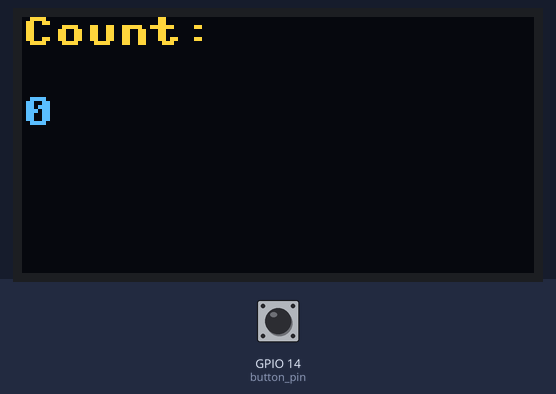
The program below on a simulated ESP32 board running MicroPython. On the bench: 128×64 one-colour display. The inputs (shaded band) are chosen by the test bench; at power-on: GPIO 14 (button_pin) HIGH. The OLED is the two-colour kind (top 16 rows yellow); library files of the repository ran but are not shown: sh1106.py; what the program prints to the serial console is not drawn.

Above: at 1.2 s.
1.3 s: GPIO 14 (button_pin) pulled LOW for 0.15 s
At 2.5 s:
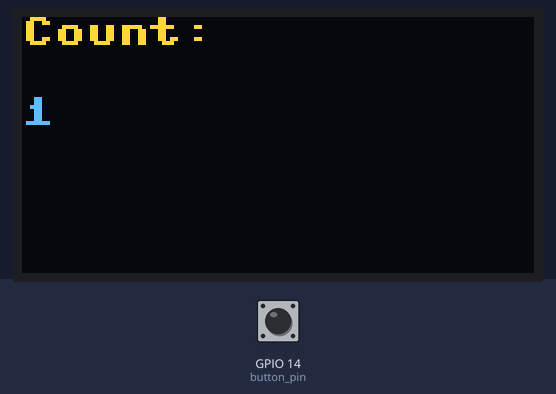
2.9 s: GPIO 14 (button_pin) pulled LOW for 1 s
At 3.7 s:
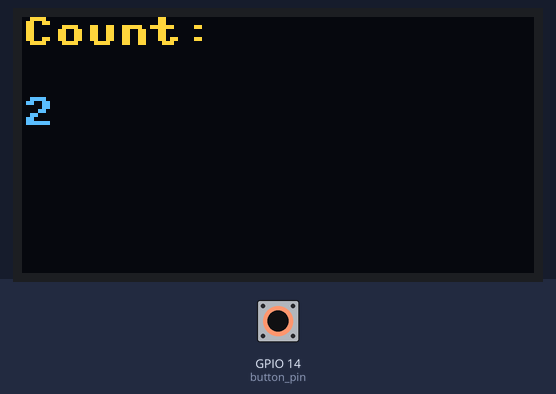
5.4 s: GPIO 14 (button_pin) pulled LOW for 0.15 s
7.0 s: GPIO 14 (button_pin) pulled LOW for 1 s
At 8.1 s:
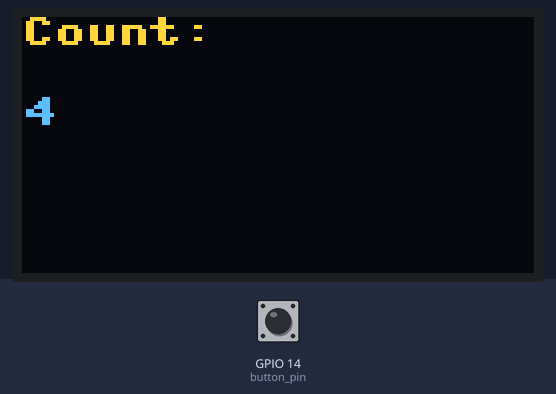
Timing chart, 0 to 10.0 s (numbered marks = the images above; inputs shaded):
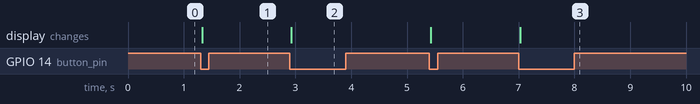

Measured:
- after the input at 1.3 s, the display: changes at once (image 1)
- after the input at 2.9 s, the display: changes at once (image 2)
- after the input at 7.0 s, the display: changes at once (image 3)

The program:

rtcoled2.py
```python
###### CÓDIGO PARA PANTALLA OLED SH1006 ####

from machine import Pin, I2C
import sh1106
import time

count = 0

# Configura el I2C para la pantalla OLED
i2c = I2C(0, scl=Pin(22), sda=Pin(21))  # Cambia los pines según tu configuración
oled = sh1106.SH1106_I2C(128, 64, i2c)  # Ajusta el tamaño de la pantalla según tu modelo

# Configura el pin del botón
button_pin = Pin(14, Pin.IN, Pin.PULL_UP)  # Cambia el número de pin según tu configuración

def button_pressed(pin):
    global count
    # Modifica count cuando se presiona el botón
    count += 1  # Cambia el valor que deseas agregar a count
    print(count)  # Imprime el nuevo valor de count
    update_display()  # Actualiza la pantalla OLED

def update_display():
    oled.fill(0)  # Limpia la pantalla
    oled.text('Count:', 0, 0)  # Muestra el texto "Count:"
    oled.text(str(count), 0, 20)  # Muestra el valor de count
    oled.show()  # Actualiza la pantalla

# Configura la interrupción para el botón
button_pin.irq(trigger=Pin.IRQ_FALLING, handler=button_pressed)

# Inicializa la pantalla OLED
update_display()  # Muestra el conteo inicial

# Mantiene el programa en ejecución
while True:
    time.sleep(1)  # Puedes agregar otras funcionalidades aquí si lo deseas
```
